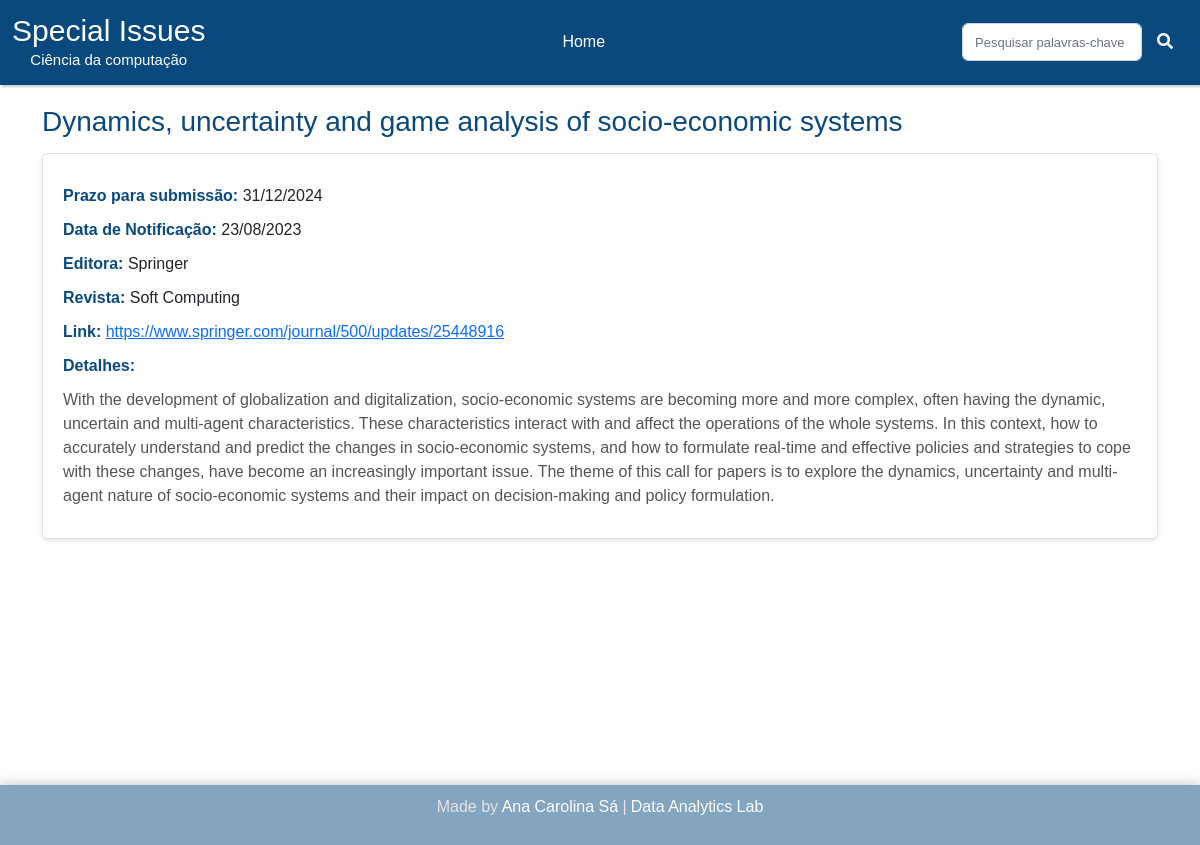
/detalhes/38, run on the app's committed database.
### website/adm/models.py (models this page shows)
class SPI(db.Model):
    id = db.Column(db.Integer, primary_key=True)
    editora = db.Column(db.String, unique=False, nullable=False)
    revista = db.Column(db.String, unique=False, nullable=False)
    titulo = db.Column(db.String, unique=False, nullable=False)
    link = db.Column(db.String, unique=True, nullable=False)
    prazo = db.Column(db.Date, unique=False, nullable=False)
    datanot = db.Column(db.Date, unique=False, nullable=False)
    detalhes = db.Column(db.String, unique=False, nullable=False)

### website/users/users_rotas.py (the view)
@app.route('/detalhes/<int:id>', methods=['GET'])
def users_detalhes(id):
    spi = SPI.query.get(id)
    if spi:
        return render_template('users/users_detalhes.html', spi=spi, title='Detalhes da Special Issue')
    else:
        flash('Special Issue não encontrado', 'danger')
        return redirect(url_for('user.home'))

### website/templates/users/users_detalhes.html
{% extends 'layout.html' %}
{% block content %}
{% include 'users/users_navbar.html' %}
<link rel="stylesheet" type="text/css" href="{{ url_for('static', filename='css/detalhes.css') }}">
<div class="container">
    <h1 class="special-issue-title">{{ spi.titulo }}</h1>
    <div class="special-issue-details">
        <p><b>Prazo para submissão:</b> <span>{{ spi.prazo.strftime('%d/%m/%Y') }}</span></p>
        <p><b>Data de Notificação:</b> <span>{{ spi.datanot.strftime('%d/%m/%Y') }}</span></p>
        <p><b>Editora:</b> <span>{{ spi.editora }}</span></p>
        <p><b>Revista:</b> <span>{{ spi.revista }}</span></p>
        <p><b>Link:</b> <a href="{{ spi.link }}" target="_blank">{{ spi.link }}</a></p>
        <p><b>Detalhes:</b></p>
        <p class="description">{{ spi.detalhes|safe }}</p>
    </div>
</div>
{% include 'footer.html' %}
{% endblock content %}

### website/static/css/styles_nav.css (style rules this page uses)
* { font-family: 'Aileron', sans-serif; }

### website/static/css/detalhes.css (style rules this page uses)
* { box-sizing: border-box; }
html, body { height: 100%; margin: 0; }
.container { display: flex; flex-direction: column; flex: 1; padding: 20px; min-height: calc(100vh - 100px); }
.special-issue-title { font-size: 28px; color: #0a497e; margin-bottom: 15px; }
.special-issue-details { border: 1px solid #e0e0e0; border-radius: 5px; padding: 20px; background-color: #ffffff; box-shadow: 0 2px 5px rgba(0, 0, 0, 0.1); }
.special-issue-details p { margin: 10px 0; }
.special-issue-details b { color: #0a497e; }
.description { color: #555; margin-top: 10px; }
a { color: #0a497e; text-decoration: underline; }

### data on the page
SPI: titulo "Dynamics, uncertainty and game analysis of socio-economic systems", prazo "31/12/2024", datanot "23/08/2023", editora "Springer", revista "Soft Computing", link "https://www.springer.com/journal/500/updates/25448916", detalhes "With the development of globalization and digitalization, socio-economic systems are becoming more and more complex, often having the dynamic, uncertain and multi-agent characteristics. These characteristics interact with and affect the operations of the whole systems. In this context, how to accurately understand and predict the changes in socio-economic systems, and how to formulate real-time and effective policies and strategies to cope with these changes, have become an increasingly important issue. The theme of this call for papers is to explore the dynamics, uncertainty and multi-agent nature of socio-economic systems and their impact on decision-making and policy formulation."
